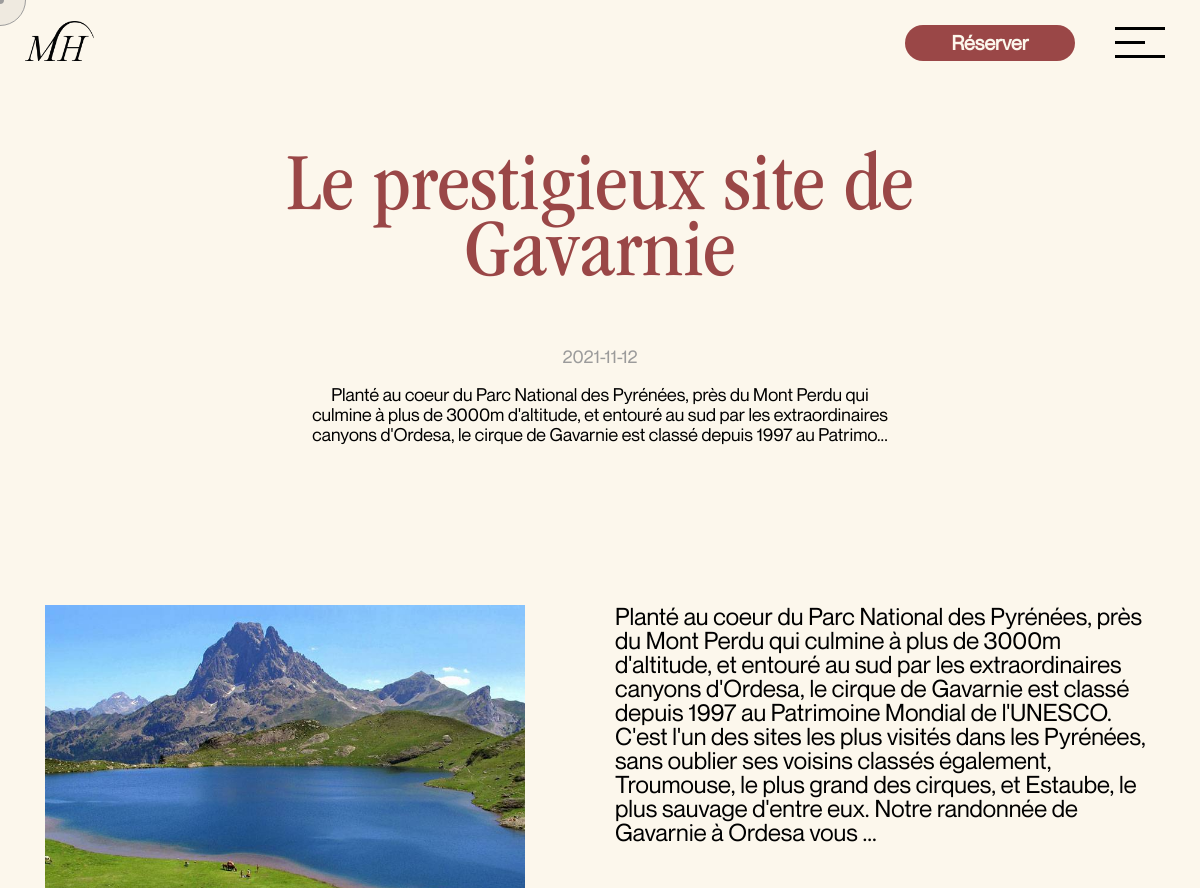
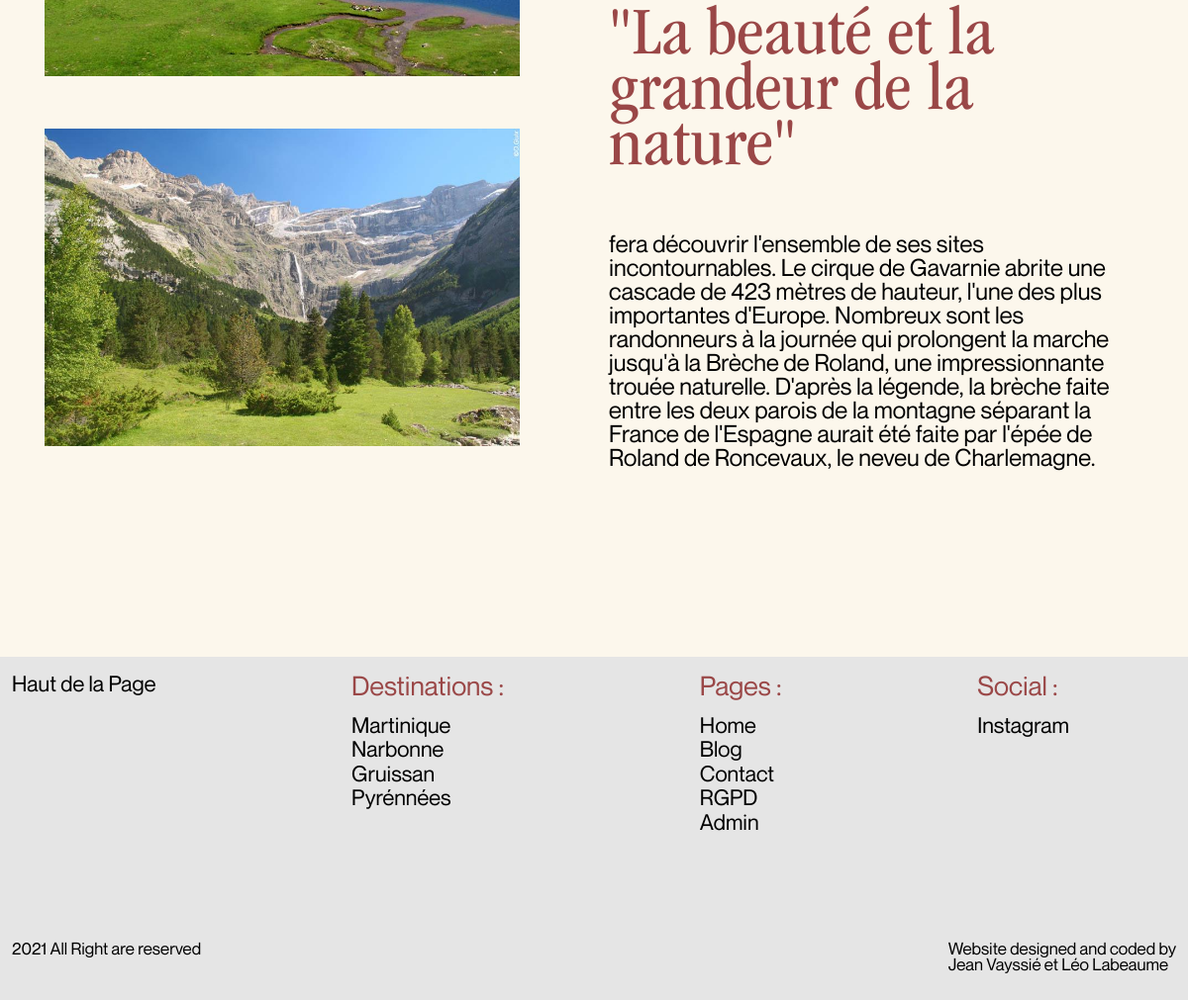
/blog-unit.php?blog=35, run on the app's committed database (2 pictures, top to bottom).
### tables this page shows
CREATE TABLE `tourism` (
  `id` int(11) NOT NULL,
  `title` varchar(255) NOT NULL,
  `citation` varchar(255) NOT NULL,
  `photo` text NOT NULL,
  `photo_2` text NOT NULL,
  `location` varchar(255) NOT NULL,
  `details` text NOT NULL,
  `date` date NOT NULL,
  `id_rooms` int(11) NOT NULL
);

### blog-unit.php (the view, shortened to what this page needs)
<?php
require_once 'core/core.php';
include 'includes/header.php';
$id_blog = $_GET['blog'];
$sql = $db->query("SELECT * FROM tourism WHERE id = {$id_blog}");
$blog = $sql->fetch(PDO::FETCH_ASSOC);
$shortDes1 = substr($blog['details'], 0, 280);
$shortDes2 = substr($blog['details'], 0, 600);
$shortDes3 = substr($blog['details'], 600, 5000);
?>
<main>
    <link rel="stylesheet" href="https://unpkg.com/aos@next/dist/aos.css" />
    <div class="qhero_page_blog-unit">
        <div class="qhero_entree_page_blog-unit">
            <div class="div_h1_titre_blog-unit">
                <h1 class="h1_titre_blog-unit" data-aos="fade-up" data-aos-anchor-placement="top-bottom" data-aos-duration="1000">
                    <?= ($blog['title']  != '') ? $blog['title'] : 'Rubrique'; ?>
                </h1>
            </div>
            <div class="div_h2_date_blog-unit" data-aos="fade-up" data-aos-anchor-placement="top-bottom" data-aos-duration="1000" data-aos-delay="100">
                <h2 class="h2_date_blog-unit">
                    <?= ($blog['date']  != '') ? $blog['date'] : ''; ?>
                </h2>
            </div>
            <div class="div_h3_text_presentation_blog-unit">
                <h3 class="h3_titre-blog-unit" data-aos="fade-up" data-aos-anchor-placement="top-bottom" data-aos-duration="1000" data-aos-delay="200">
                    <?= ($blog['details'] != '') ? $shortDes1 : ''; ?>...
                </h3>
            </div>
        </div>
    </div>
    <div class="container_presentation_blog-unit">
        <div class="container_presentation_blog-unit_colonne_gauche">
            <div class="texte_gauche-blog-unit" data-aos="fade" data-aos-anchor-placement="top-bottom" data-aos-duration="1000" data-aos-delay="500">
                <div class="image_gauche-blog-unit" data-aos="fade" data-aos-anchor-placement="top-bottom" data-aos-duration="1000" data-aos-delay="200">
                    <img src="<?= $blog['photo']; ?>" alt="Photo Maison Gauche">
                </div>
                <div class="image_gauche-blog-unit" data-aos="fade" data-aos-anchor-placement="top-bottom" data-aos-duration="1000" data-aos-delay="200">
                    <img src="<?= $blog['photo_2']; ?>" alt="Photo Maison Gauche">
                </div>
            </div>
        </div>
        <div class="container_presentation_blog-unit_colonne_droite" data-aos="fade" data-aos-anchor-placement="top-bottom" data-aos-duration="1000" data-aos-delay="200">
            <div class="texte-droite-blog-unit">
                <p>
                    <?= ($blog['details'] != '') ? $shortDes2 : ''; ?>...
                </p>
            </div>
            <h4 class="texte-droite-blog-unit-citation"> <?= ($blog['citation'] != '') ? '"' . $blog['citation'] . '"' : ''; ?></h4>
            <p>
                <?= ($blog['details'] != '') ? $shortDes3 : ''; ?>
            </p>
        </div>
    </div>
</main>
<?php
include "includes/cursor.php";
include("./includes/footer.php");
?>

### data on the page
tourism: title "Le prestigieux site de Gavarnie", date "2021-11-12", details "Planté au coeur du Parc National des Pyrénées, près du Mont Perdu qui culmine à plus de 3000m d'altitude, et entouré au sud par les extraordinaires canyons d'Ordesa, le cirque de Gavarnie est classé depuis 1997 au Patrimo", photo (picture), photo_2 (picture), details "Planté au coeur du Parc National des Pyrénées, près du Mont Perdu qui culmine à plus de 3000m d'altitude, et entouré au sud par les extraordinaires canyons d'Ordesa, le cirque de Gavarnie est classé depuis 1997 au Patrimoine Mondial de l'UNESCO. C'est l'un des sites les plus visités dans les Pyrénées, sans oublier ses voisins classés également, Troumouse, le plus grand des cirques, et Estaube, le plus sauvage d'entre eux. Notre randonnée de Gavarnie à Ordesa vous", citation "La beauté et la grandeur de la nature", details "fera découvrir l'ensemble de ses sites incontournables. Le cirque de Gavarnie abrite une cascade de 423 mètres de hauteur, l'une des plus importantes d'Europe. Nombreux sont les randonneurs à la journée qui prolongent la marche jusqu'à la Brèche de Roland, une impressionnante trouée naturelle. D'après la légende, la brèche faite entre les deux parois de la montagne séparant la France de l'Espagne aurait été faite par l'épée de Roland de Roncevaux, le neveu de Charlemagne."
